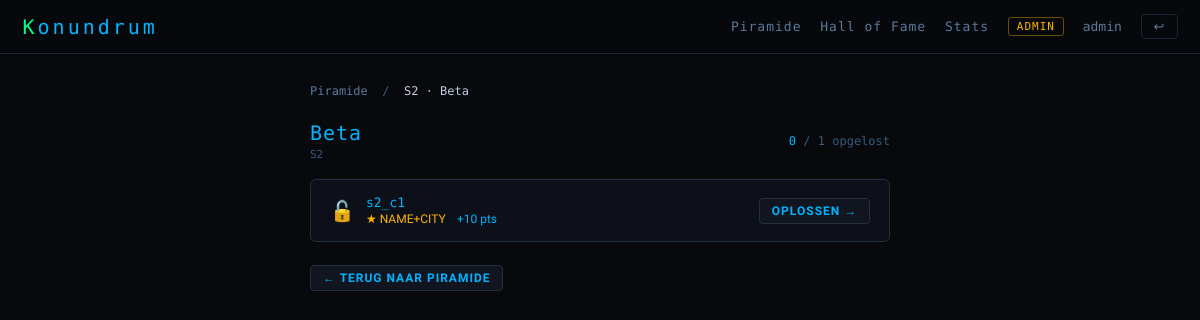
The page /stone/2 (signed in) on the database its author committed.
### tables this page shows
CREATE TABLE stones (
            id           INTEGER PRIMARY KEY AUTOINCREMENT,
            name         TEXT UNIQUE NOT NULL,   -- bijv. S1
            label        TEXT NOT NULL,           -- weergavenaam op blok
            row          INTEGER NOT NULL,        -- 0 = onderste rij
            col          INTEGER NOT NULL,        -- positie in rij
            dependencies TEXT DEFAULT ''          -- komma-gescheiden stone.name waarden
        );

CREATE TABLE challenges (
            id             INTEGER PRIMARY KEY AUTOINCREMENT,
            stone_id       INTEGER NOT NULL REFERENCES stones(id),
            ord            INTEGER DEFAULT 0,
            slug           TEXT NOT NULL UNIQUE,  -- challenges/<slug>.html
            is_final       INTEGER DEFAULT 0,     -- 1 = laatste sublevel → name+city
            answer_1       TEXT    DEFAULT '',    -- voor is_final=0
            answer_name    TEXT    DEFAULT '',    -- voor is_final=1
            answer_city    TEXT    DEFAULT '',    -- voor is_final=1
            hint_1         TEXT    DEFAULT '',
            hint_name      TEXT    DEFAULT '',
            hint_city      TEXT    DEFAULT '',
            hint_threshold REAL    DEFAULT 0.6
        );

### app.py (the view)
@app.route("/stone/<int:stone_id>")
@login_required
def stone_view(stone_id):
    user_id = session["user_id"]
    s = db.get_stone(stone_id)
    if not s: abort(404)
    if stone_id not in get_unlocked_ids(user_id):
        return redirect(url_for("pyramid"))
    challenges = db.get_challenges_safe(stone_id)
    solved     = db.get_solved_challenge_ids(user_id)
    completed  = db.get_completed_stone_ids(user_id)
    stone_done = stone_id in completed
    ch_meta = {}
    for c in challenges:
        final_locked = c["is_final"] and not is_final_unlocked(stone_id, user_id, c["id"])
        ch_meta[c["id"]] = {
            "attempts":    db.get_attempt_count(user_id, c["id"]),
            "final_locked": final_locked,
        }
    return render_template("stone.html", stone=s, challenges=challenges,
                           solved=solved, stone_done=stone_done, ch_meta=ch_meta)

### app.py (called while the page is built)
def login_required(f):
    @wraps(f)
    def inner(*args, **kwargs):
        if "user_id" not in session:
            return redirect(url_for("login"))
        return f(*args, **kwargs)
    return inner

def get_unlocked_ids(user_id):
    completed = db.get_completed_stone_ids(user_id)
    unlocked  = set()
    for stone in db.get_all_stones():
        deps = [d.strip() for d in (stone["dependencies"] or "").split(",") if d.strip()]
        dep_ids = set()
        for dep_name in deps:
            s = db.get_stone_by_name(dep_name)
            if s:
                dep_ids.add(s["id"])
        if dep_ids.issubset(completed):
            unlocked.add(stone["id"])
    return unlocked

def is_final_unlocked(stone_id, user_id, final_challenge_id):
    challenges = db.get_challenges_safe(stone_id)
    solved     = db.get_solved_challenge_ids(user_id)
    non_finals = [c for c in challenges if not c["is_final"] and c["id"] != final_challenge_id]
    return all(c["id"] in solved for c in non_finals)

### database.py (called while the page is built)
def get_db():
    conn = sqlite3.connect(DB_PATH)
    conn.row_factory = sqlite3.Row
    conn.execute("PRAGMA foreign_keys = ON")
    return conn

def get_all_stones():
    conn = get_db()
    try:
        return conn.execute("SELECT * FROM stones ORDER BY row,col").fetchall()
    finally:
        conn.close()

def get_stone(stone_id):
    conn = get_db()
    try:
        return conn.execute("SELECT * FROM stones WHERE id=?", (stone_id,)).fetchone()
    finally:
        conn.close()

def get_stone_by_name(name):
    conn = get_db()
    try:
        return conn.execute("SELECT * FROM stones WHERE name=?", (name,)).fetchone()
    finally:
        conn.close()

def get_challenges_safe(stone_id):
    conn = get_db()
    try:
        return conn.execute(
            "SELECT id,stone_id,ord,slug,title,points,is_final FROM challenges WHERE stone_id=? ORDER BY ord",
            (stone_id,)).fetchall()
    finally:
        conn.close()

def get_solved_challenge_ids(user_id):
    conn = get_db()
    try:
        rows = conn.execute(
            "SELECT challenge_id FROM user_attempts WHERE user_id=? AND solved=1", (user_id,)).fetchall()
        return {r["challenge_id"] for r in rows}
    finally:
        conn.close()

def get_completed_stone_ids(user_id):
    conn = get_db()
    try:
        rows = conn.execute("SELECT stone_id FROM user_stones WHERE user_id=?", (user_id,)).fetchall()
        return {r["stone_id"] for r in rows}
    finally:
        conn.close()

### templates/stone.html (shortened to what this page needs)
{% extends "base.html" %}
{% block body %}
<div class="page-sm">
  <div class="bc">
    <a href="{{ url_for('pyramid') }}">Piramide</a> &nbsp;/&nbsp;
    <span>{{ stone.name }} · {{ stone.label }}</span>
  </div>
  <div class="flex-between" style="margin-bottom:1.25rem;">
    <div>
      <div style="font-family:var(--mono);font-size:20px;color:var(--blue);letter-spacing:1px;">
        {{ stone.label }}
      </div>
      <div style="font-family:var(--mono);font-size:11px;color:var(--dim);margin-top:3px;">
        {{ stone.name }}
      </div>
    </div>
    <div style="font-family:var(--mono);font-size:12px;color:var(--dim);text-align:right;">
      {% set done_count = namespace(v=0) %}
      {% for ch in challenges %}{% if ch.id in solved %}{% set done_count.v = done_count.v+1 %}{% endif %}{% endfor %}
      <span style="color:var(--blue)">{{ done_count.v }}</span> / {{ challenges|length }} opgelost
    </div>
  </div>
  <div style="display:flex;flex-direction:column;gap:.75rem;">
    {% for ch in challenges %}
      {% set is_solved = ch.id in solved %}
      {% set meta = ch_meta[ch.id] %}
      {% set locked = meta.final_locked %}
      <div style="background:var(--bg2);border:1px solid {% if is_solved %}rgba(0,255,136,.3){% elif locked %}var(--border){% else %}var(--border2){% endif %};border-radius:6px;padding:1rem 1.25rem;display:flex;align-items:center;justify-content:space-between;gap:1rem;">
        <div style="display:flex;align-items:center;gap:.75rem;flex:1;min-width:0;">
          <div style="font-size:20px;flex-shrink:0;">
            {% if is_solved %}✅{% elif locked %}🔒{% else %}🔓{% endif %}
          </div>
          <div style="min-width:0;">
            <div style="font-family:var(--mono);font-size:13px;color:{% if is_solved %}var(--green){% elif locked %}var(--dim){% else %}var(--blue){% endif %};">
              {{ ch.title or ch.slug }}
            </div>
            <div style="font-size:12px;color:var(--text-dim);margin-top:2px;display:flex;gap:.75rem;flex-wrap:wrap;">
              <span>
                {% if ch.is_final %}
                  <span style="color:var(--yellow)">★ NAME+CITY</span>
                {% else %}
                  SINGLE
                {% endif %}
              </span>
              <span style="color:var(--blue)">+{{ ch.points }} pts</span>
            </div>
          </div>
        </div>
        {% if not locked %}
          <a href="{{ url_for('challenge_view', slug=ch.slug) }}"
             class="btn btn-secondary btn-sm" style="flex-shrink:0;">
            {% if is_solved %}Bekijk{% else %}Oplossen →{% endif %}
          </a>
        {% endif %}
      </div>
    {% endfor %}
  </div>
  <div class="mt3">
    <a href="{{ url_for('pyramid') }}" class="btn btn-secondary btn-sm">← Terug naar piramide</a>
  </div>
</div>
{% endblock %}

### templates/base.html (style rules this page uses)
*, *::before, *::after { margin:0; padding:0; box-sizing:border-box; }
:root { --bg:#08090d; --bg2:#0d1018; --bg3:#111520; --border:#1a2535; --border2:#243040; --green:#00ff88; --blue:#00b4ff; --yellow:#ffb400; --red:#ff4455; --dim:#3a5a7a; --text:#c0cedd; --text-dim:#5a7a9a; --mono:'Share Tech Mono',monospace; --sans:'Rajdhani',sans-serif; }
html { font-size:15px; }
body { background:var(--bg); color:var(--text); font-family:var(--sans); min-height:100vh; }
a { color:var(--blue); text-decoration:none; }
.page-sm { max-width:640px; margin:0 auto; padding:2rem; }
.btn { display:inline-block; padding:9px 20px; border-radius:4px; cursor:pointer; font-family:var(--sans); font-size:14px; font-weight:700; letter-spacing:1px; text-transform:uppercase; border:none; transition:all .2s; text-decoration:none !important; }
.btn-secondary { background:var(--bg3); border:1px solid var(--border2); color:var(--blue); }
.btn-sm { padding:5px 12px; font-size:12px; }
.bc { font-family:var(--mono); font-size:12px; color:var(--dim); margin-bottom:1.5rem; }
.bc a { color:var(--text-dim); }
.bc span { color:var(--text); }
.flex-between { display:flex; justify-content:space-between; align-items:center; }
.mt3 { margin-top:1.5rem }

### rows shown on the page
stones: name "S2", label "Beta"
challenges: title+slug "s2_c1", is_final "★ NAME+CITY", points "10"

### other values the page prints
{{ session.username }} "admin"
{{ done_count.v }} "0"
{{ challenges|length }} "1"
